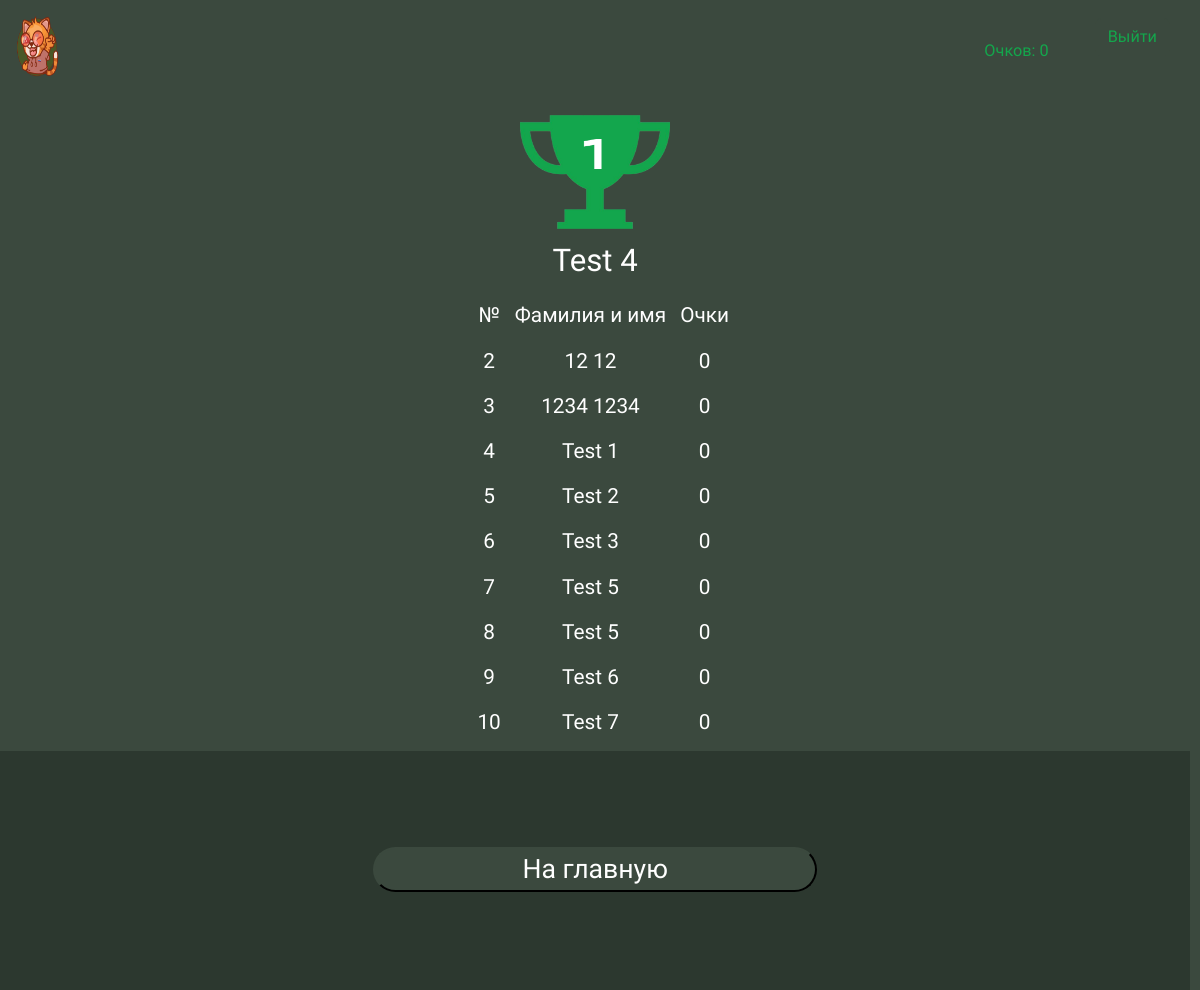
Before: /leaderboard (signed in) with the older database file.
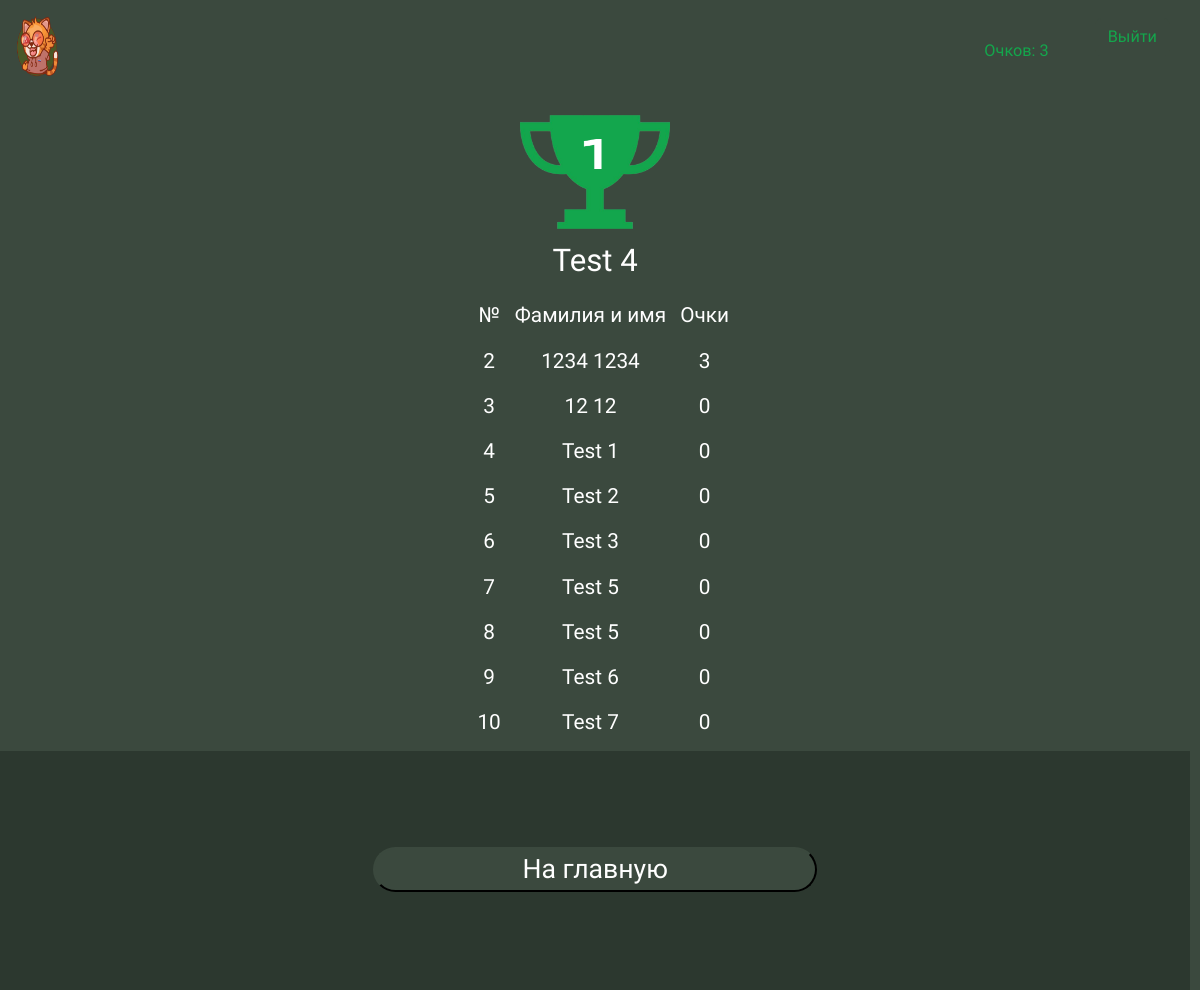
After: the same page with the newer database file.
### data/users.py (models this page shows, shortened)
class User(SqlAlchemyBase, UserMixin, SerializerMixin):
    __tablename__ = 'users'
    id = sqlalchemy.Column(sqlalchemy.Integer,
                           primary_key=True, autoincrement=True)
    surname = sqlalchemy.Column(sqlalchemy.String, nullable=True)
    name = sqlalchemy.Column(sqlalchemy.String, nullable=True)
    email = sqlalchemy.Column(sqlalchemy.String,
                              unique=True, nullable=True)
    hashed_password = sqlalchemy.Column(sqlalchemy.String, nullable=True)
    modified_date = sqlalchemy.Column(sqlalchemy.DateTime,
                                      default=datetime.datetime.now)
    score = sqlalchemy.Column(sqlalchemy.Integer, nullable=True, default=0)

### server.py (the view)
@app.route('/leaderboard')
def leaderboard():
    db_sess = db_session.create_session()
    users = db_sess.query(User).all()
    a = []
    for el in users:
        a.append((el.score, el.surname + ' ' + el.name))
    a.sort(key=lambda x: (-x[0], x[1]))
    print(a)
    print(a[0][1])
    return render_template('leaderboard.html', b=a[0][1], a=a[1:10])

### data/db_session.py (called while the page is built)
def create_session() -> Session:
    global __factory
    return __factory()

### server.py (called while the page is built)
@login_manager.user_loader
def load_user(user_id):
    db_sess = db_session.create_session()
    return db_sess.query(User).get(user_id)

### templates/leaderboard.html
{% extends "base.html" %}
{% block content %}
{% if current_user.is_authenticated %}
<div id="table_container">
    <img src="../static/img/cup.png" alt="">
    <h1>{{ b }}</h1>
    <table id="my_table">
        <tr id="my_row" >
            <td class="title">№</td>
            <td class="title">Фамилия и имя</td>
            <td class="title">Очки</td>
        </tr>
        {% for el in a %}
        <tr id="my_row" >
            <td >{{ loop.index + 1 }}</td>
            <td >{{ el[1] }}</td>
            <td >{{ el[0] }}</td>
        </tr>
        {% endfor %}
    </table>
</div>
{% endif %}
<footer id="next">
    <a href="/"><button>На главную</button></a>
</footer>
{% endblock %}

### templates/base.html (shortened to what this page needs)
<!doctype html>
<html lang="en">
<head>
    <link href="https://cdn.jsdelivr.net/npm/bootstrap@5.3.3/dist/css/bootstrap.min.css"
          rel="stylesheet"
>
    <link rel="stylesheet" type="text/css" href="../static/css/style.css"/>
</head>
<body>
<header>
    <nav class="navbar navbar-light" style="background-color: #3B493E;">
        <a class="navbar-brand" href="/" style="margin-bottom: 10px;">
            <img src="../static/img/logo-mascot.png" style="width: 4.05vw; height: 66px; margin-left: 13px;" alt="">
        </a>
        {% if current_user.is_authenticated %}
        <ul id="list1">
            <li id="li1"><a class="navbar-brand" id="navbar-b">Очков: {{ current_user.score }}</a></li>
            <li><a class="btn btn-primary" href="/logout" id="but-aut">Выйти</a></li>
        </ul>
        {% else %}
        <ul id="list1">
            <li><a class="btn btn-primary" href="/register" id="but-aut">Зарегистрироваться</a></li>
            <li><a class="btn btn-primary" href="/login" id="but-aut">Войти</a></li>
        </ul>
        {% endif %}
    </nav>
</header>
    {% block content %}{% endblock %}
</body>
</html>

### static/css/style.css (style rules this page uses)
body { height: 100vh; background-color: #3B493E; }
#but-aut { padding-top: 0.81wv; font-family: 'Unbounded'; color: #14A64C; font-weight: 500; font-size: 1.355vw; align-items: center; background-color: #3B493E; border-color: #3B493E; }
#list1 { height: 50px; display: block; text-align: center; text-decoration: none; overflow: hidden; }
#list1 li { float: left; height: 50px; margin-right: 30px; }
#navbar-b { color:#14A64C; font-family: 'Unbounded'; font-size: 1.355vw; font-weight: 500; }
ul { list-style-type: none; }
#li1 { border-radius: 8px; padding-top: 8px; font-family: 'Unbounded'; font-weight: 500; font-size: 28px; }
#next { width: 99.2vw; height: 29.8vh; background-color: #2C382F; text-align: center; }
#next button { margin-top: 11.9vh; align-content: center; border-radius: 6vh; background-color: #3B493E; color: white; font-size: 2.220vw; font-family: 'Unbounded'; border-color: #3B493E; width: 37.014vw; }
#table_container { width: 99.2vw; justify-content: center; align-content: center; text-align: center; color: #fff; font-family: 'Unbounded'; }
#table_container h1 { font-size: 3.9vh; }
#table_container td { font-size: 2.6vh; }
#table_container img { width: 150px; height: 140px; }
#my_row { width: 99.2vw; border:#fff; border-color: #fff; border-width: 2px; }
#my_table { padding-left: 38.7vw; border-collapse: separate; border-spacing: 1vw; }

Changed rows visible on the page:
changed User: score "0" → "3"
Other visible differences:
new list line: "2 1234 1234 3"
list line gone: "3 1234 1234 0"
